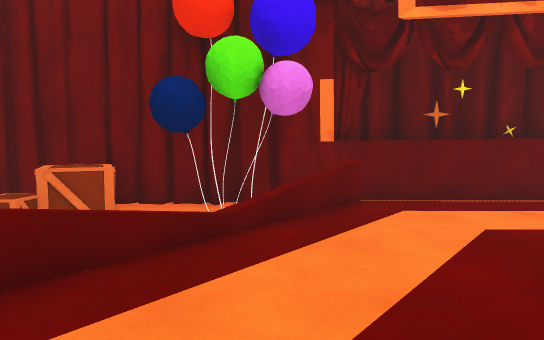
View 1 (above)

14 first-person views from a walk through a scene from a Unity 3-D project. The camera is 1.4 m above the floor, tilts 4° down and sees 70° across. The floor is counted in squares, 1.2 m on a side. Each view is taken from the middle of a square. On the plan, view 1 faces up. The plan holds only what a view shows up to about 15 squares ahead; the rest is blank. The place goes on beyond the plan. The player character is not drawn. Surface patterns are stand-ins for the level's own textures.

View 2
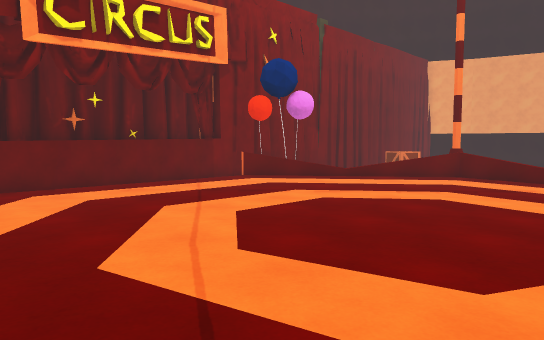

View 3
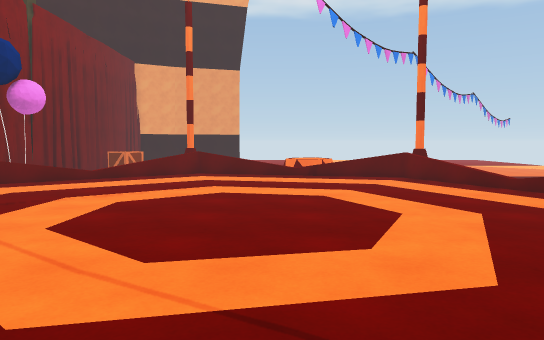

View 4
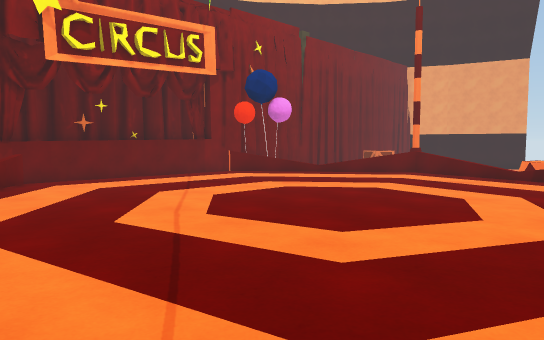

View 5
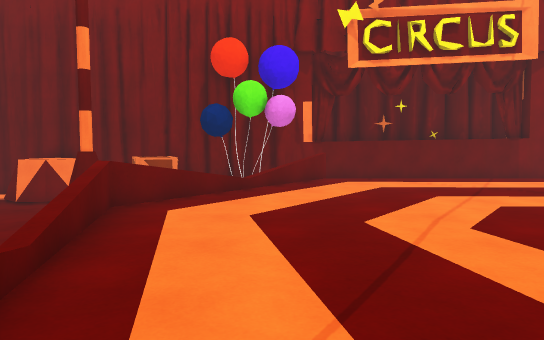

View 6
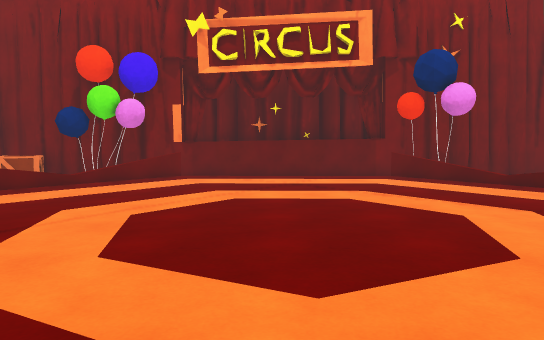

View 7
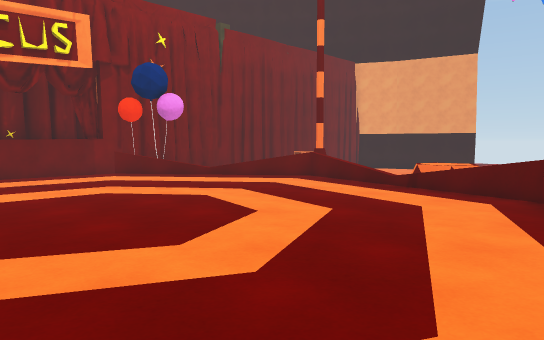

View 8
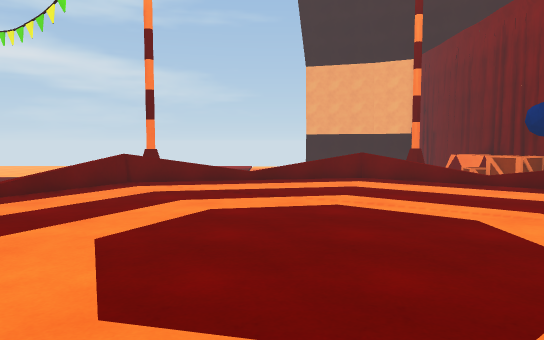

View 9
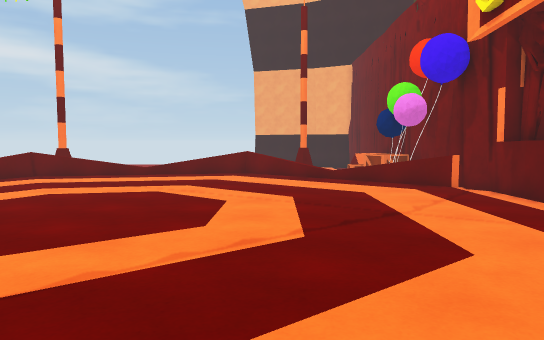

View 10
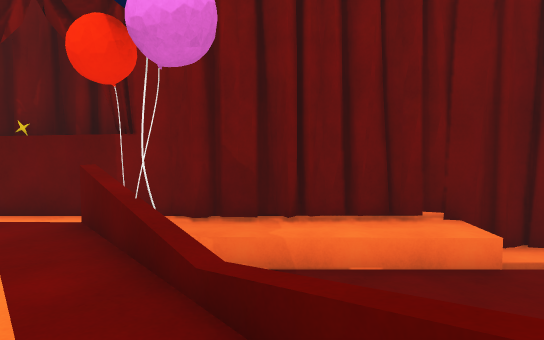

View 11
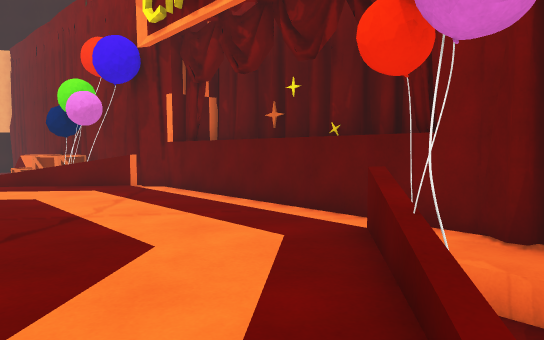

View 12
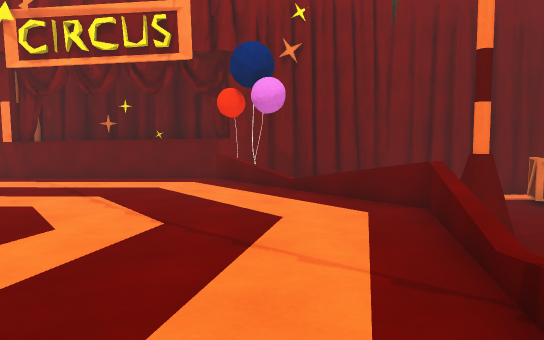

View 13
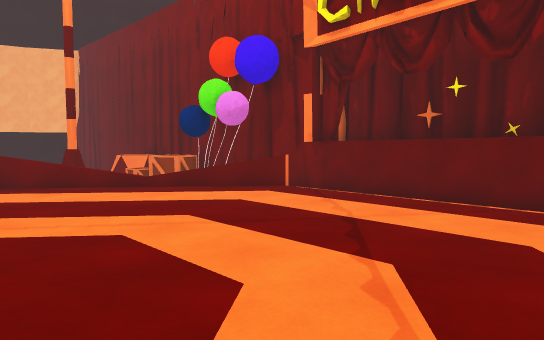

View 14
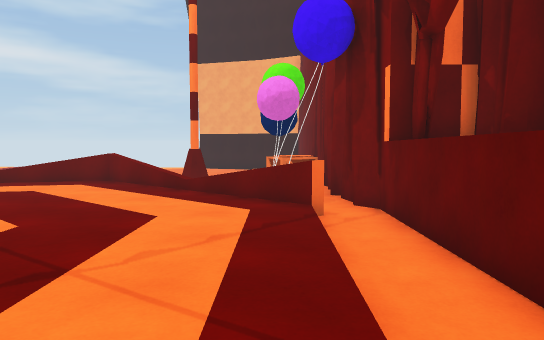

### Floor plan
Key: @ floor where view 1 was taken; # wall or solid block; . main floor; - floor 0.25 m lower than the main floor; = window, fence, low wall or low ledge; v drop or lower ground; B box; O other object.
Columns run from 5 left of view 1 to 16 right of it. Each row starts with its distance up from view 1.
 10       ##########
  9 #######--------#######
  8  BBvvvv--------#  ===v
  7  BB O =........Ovvvvvv
  6  B   v..........O  vv
  5  v  v............v
  4 vv v.............=v
  3 v v=..............=  v
  2 v =................=#v
  1   =................=vv
  0   v..@............=v
 -1   v................
 -2    ...............v
 -3    v..............v
 -4    =..............
 -5   #=.............=
 -6     v=... ......=#
 -7       vO.  ...vv

Where each view was taken, in squares from view 1:
view 1: 0 up, 0 right, facing up
view 2: 3 down, 0 right, facing up-right
view 3: 1 down, 1 left, facing right
view 4: 5 down, 1 left, facing up-right
view 5: 5 down, 0 right, facing up
view 6: 6 down, 5 right, facing up
view 7: 7 down, 3 right, facing up-right
view 8: 1 down, 10 right, facing left
view 9: 3 up, 12 right, facing left
view 10: 2 up, 12 right, facing up
view 11: 3 up, 12 right, facing up-left
view 12: 5 down, 11 right, facing up
view 13: 0 up, 9 right, facing up-left
view 14: 7 up, 9 right, facing left
